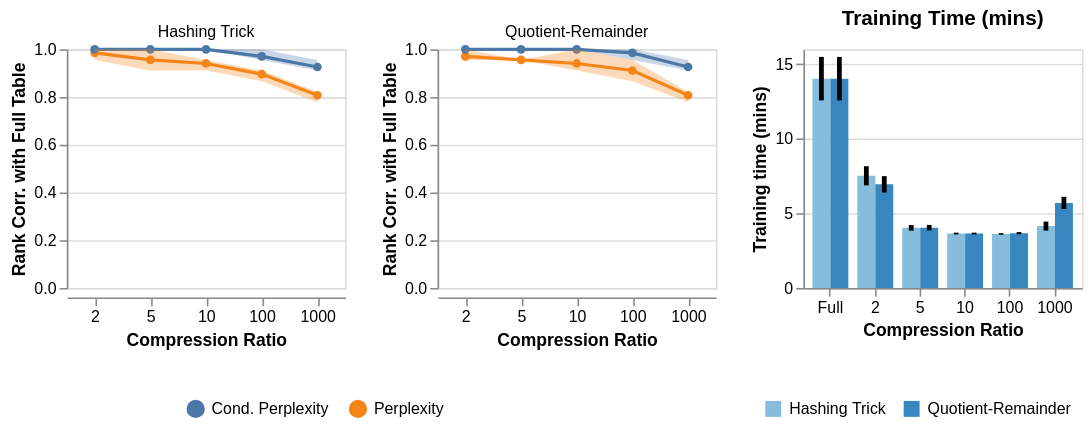

Notebook source saved alongside this figure:
### Code cell
chart = (metric_charts | time_chart).resolve_scale(color="independent")
chart

### Figure 1 — Vega-Lite specification as saved in the notebook (floating-point values rounded to 4 significant figures; data arrays with more than 128 entries replaced by an {"elided": "..."} marker saying what was removed)
{"config": {"view": {"continuousWidth": 300, "continuousHeight": 300}}, "hconcat": [{"data": {"name": "data-e9565e806e1d1315dd8bd0ef13f342f3"}, "facet": {"column": {"field": "embedding", "header": {"labelPadding": 0, "titlePadding": 0}, "title": "", "type": "nominal"}}, "spec": {"layer": [{"mark": {"type": "line", "point": true}, "encoding": {"color": {"field": "metric", "legend": {"direction": "horizontal", "legendX": 75, "legendY": 220, "orient": "none"}, "title": "", "type": "nominal"}, "x": {"axis": {"labelAngle": 0}, "field": "compression_ratio", "sort": ["2", "5", "10", "100", "1000"], "title": "Compression Ratio", "type": "nominal"}, "y": {"aggregate": "mean", "field": "correlation", "title": "Rank Corr. with Full Table", "type": "quantitative"}}}, {"mark": {"type": "errorband", "extent": "ci"}, "encoding": {"color": {"field": "metric", "title": "", "type": "nominal"}, "x": {"axis": {"labelAngle": 0}, "field": "compression_ratio", "sort": ["2", "5", "10", "100", "1000"], "title": "Compression Ratio", "type": "nominal"}, "y": {"field": "correlation", "title": "", "type": "quantitative"}}}], "height": 150, "width": 175}, "resolve": {"scale": {"y": "independent"}}}, {"layer": [{"mark": {"type": "bar"}, "encoding": {"color": {"field": "embedding", "legend": {"direction": "horizontal", "legendX": -25, "legendY": 220, "orient": "none"}, "scale": {"scheme": "blues"}, "title": "", "type": "nominal"}, "x": {"axis": {"labelAngle": 0}, "field": "compression_ratio", "sort": ["Full", "2", "5", "10", "100", "1000"], "title": "Compression Ratio", "type": "nominal"}, "xOffset": {"field": "embedding", "title": "", "type": "nominal"}, "y": {"aggregate": "mean", "field": "train_time_min", "title": "Training time (mins)", "type": "quantitative"}}, "title": {"text": "Training Time (mins)", "offset": 12}}, {"mark": {"type": "errorbar", "thickness": 3}, "encoding": {"x": {"axis": {"labelAngle": 0}, "field": "compression_ratio", "sort": ["Full", "2", "5", "10", "100", "1000"], "title": "Compression Ratio", "type": "nominal"}, "xOffset": {"field": "embedding", "title": "", "type": "nominal"}, "y": {"field": "train_time_min", "title": "Training time (mins)", "type": "quantitative"}}}], "data": {"name": "data-c855edd3a75e7297cd63c71cc3721470"}, "height": 150, "width": 175}], "resolve": {"scale": {"color": "independent"}}, "$schema": "https://vega.github.io/schema/vega-lite/v5.20.1.json", "datasets": {"data-e9565e806e1d1315dd8bd0ef13f342f3": [{"embedding": "Hashing Trick", "random_state": 1, "metric": "Perplexity", "compression_ratio": "10", "correlation": 0.9556}, {"embedding": "Hashing Trick", "random_state": 1, "metric": "Perplexity", "compression_ratio": "100", "correlation": 0.9111}, {"embedding": "Hashing Trick", "random_state": 1, "metric": "Perplexity", "compression_ratio": "1000", "correlation": 0.8222}, {"embedding": "Hashing Trick", "random_state": 1, "metric": "Perplexity", "compression_ratio": "2", "correlation": 1.0}, {"embedding": "Hashing Trick", "random_state": 1, "metric": "Perplexity", "compression_ratio": "5", "correlation": 1.0}, {"embedding": "Hashing Trick", "random_state": 2, "metric": "Perplexity", "compression_ratio": "10", "correlation": 0.9111}, {"embedding": "Hashing Trick", "random_state": 2, "metric": "Perplexity", "compression_ratio": "100", "correlation": 0.8667}, {"embedding": "Hashing Trick", "random_state": 2, "metric": "Perplexity", "compression_ratio": "1000", "correlation": 0.7778}, {"embedding": "Hashing Trick", "random_state": 2, "metric": "Perplexity", "compression_ratio": "2", "correlation": 0.9556}, {"embedding": "Hashing Trick", "random_state": 2, "metric": "Perplexity", "compression_ratio": "5", "correlation": 0.9111}, {"embedding": "Hashing Trick", "random_state": 3, "metric": "Perplexity", "compression_ratio": "10", "correlation": 0.9556}, {"embedding": "Hashing Trick", "random_state": 3, "metric": "Perplexity", "compression_ratio": "100", "correlation": 0.9111}, {"embedding": "Hashing Trick", "random_state": 3, "metric": "Perplexity", "compression_ratio": "1000", "correlation": 0.8222}, {"embedding": "Hashing Trick", "random_state": 3, "metric": "Perplexity", "compression_ratio": "2", "correlation": 1.0}, {"embedding": "Hashing Trick", "random_state": 3, "metric": "Perplexity", "compression_ratio": "5", "correlation": 0.9556}, {"embedding": "Quotient-Remainder", "random_state": 1, "metric": "Perplexity", "compression_ratio": "10", "correlation": 1.0}, {"embedding": "Quotient-Remainder", "random_state": 1, "metric": "Perplexity", "compression_ratio": "100", "correlation": 0.9111}, {"embedding": "Quotient-Remainder", "random_state": 1, "metric": "Perplexity", "compression_ratio": "1000", "correlation": 0.8222}, {"embedding": "Quotient-Remainder", "random_state": 1, "metric": "Perplexity", "compression_ratio": "2", "correlation": 0.9556}, {"embedding": "Quotient-Remainder", "random_state": 1, "metric": "Perplexity", "compression_ratio": "5", "correlation": 0.9556}, {"embedding": "Quotient-Remainder", "random_state": 2, "metric": "Perplexity", "compression_ratio": "10", "correlation": 0.9111}, {"embedding": "Quotient-Remainder", "random_state": 2, "metric": "Perplexity", "compression_ratio": "100", "correlation": 0.8667}, {"embedding": "Quotient-Remainder", "random_state": 2, "metric": "Perplexity", "compression_ratio": "1000", "correlation": 0.7778}, {"embedding": "Quotient-Remainder", "random_state": 2, "metric": "Perplexity", "compression_ratio": "2", "correlation": 0.9556}, {"embedding": "Quotient-Remainder", "random_state": 2, "metric": "Perplexity", "compression_ratio": "5", "correlation": 0.9556}, {"embedding": "Quotient-Remainder", "random_state": 3, "metric": "Perplexity", "compression_ratio": "10", "correlation": 0.9111}, {"embedding": "Quotient-Remainder", "random_state": 3, "metric": "Perplexity", "compression_ratio": "100", "correlation": 0.9556}, {"embedding": "Quotient-Remainder", "random_state": 3, "metric": "Perplexity", "compression_ratio": "1000", "correlation": 0.8222}, {"embedding": "Quotient-Remainder", "random_state": 3, "metric": "Perplexity", "compression_ratio": "2", "correlation": 1.0}, {"embedding": "Quotient-Remainder", "random_state": 3, "metric": "Perplexity", "compression_ratio": "5", "correlation": 0.9556}, {"embedding": "Hashing Trick", "random_state": 1, "metric": "Cond. Perplexity", "compression_ratio": "10", "correlation": 1.0}, {"embedding": "Hashing Trick", "random_state": 1, "metric": "Cond. Perplexity", "compression_ratio": "100", "correlation": 0.9556}, {"embedding": "Hashing Trick", "random_state": 1, "metric": "Cond. Perplexity", "compression_ratio": "1000", "correlation": 0.9111}, {"embedding": "Hashing Trick", "random_state": 1, "metric": "Cond. Perplexity", "compression_ratio": "2", "correlation": 1.0}, {"embedding": "Hashing Trick", "random_state": 1, "metric": "Cond. Perplexity", "compression_ratio": "5", "correlation": 1.0}, {"embedding": "Hashing Trick", "random_state": 2, "metric": "Cond. Perplexity", "compression_ratio": "10", "correlation": 1.0}, {"embedding": "Hashing Trick", "random_state": 2, "metric": "Cond. Perplexity", "compression_ratio": "100", "correlation": 1.0}, {"embedding": "Hashing Trick", "random_state": 2, "metric": "Cond. Perplexity", "compression_ratio": "1000", "correlation": 0.9556}, {"embedding": "Hashing Trick", "random_state": 2, "metric": "Cond. Perplexity", "compression_ratio": "2", "correlation": 1.0}, {"embedding": "Hashing Trick", "random_state": 2, "metric": "Cond. Perplexity", "compression_ratio": "5", "correlation": 1.0}, {"embedding": "Hashing Trick", "random_state": 3, "metric": "Cond. Perplexity", "compression_ratio": "10", "correlation": 1.0}, {"embedding": "Hashing Trick", "random_state": 3, "metric": "Cond. Perplexity", "compression_ratio": "100", "correlation": 0.9556}, {"embedding": "Hashing Trick", "random_state": 3, "metric": "Cond. Perplexity", "compression_ratio": "1000", "correlation": 0.9111}, {"embedding": "Hashing Trick", "random_state": 3, "metric": "Cond. Perplexity", "compression_ratio": "2", "correlation": 1.0}, {"embedding": "Hashing Trick", "random_state": 3, "metric": "Cond. Perplexity", "compression_ratio": "5", "correlation": 1.0}, {"embedding": "Quotient-Remainder", "random_state": 1, "metric": "Cond. Perplexity", "compression_ratio": "10", "correlation": 1.0}, {"embedding": "Quotient-Remainder", "random_state": 1, "metric": "Cond. Perplexity", "compression_ratio": "100", "correlation": 0.9556}, {"embedding": "Quotient-Remainder", "random_state": 1, "metric": "Cond. Perplexity", "compression_ratio": "1000", "correlation": 0.9111}, {"embedding": "Quotient-Remainder", "random_state": 1, "metric": "Cond. Perplexity", "compression_ratio": "2", "correlation": 1.0}, {"embedding": "Quotient-Remainder", "random_state": 1, "metric": "Cond. Perplexity", "compression_ratio": "5", "correlation": 1.0}, {"embedding": "Quotient-Remainder", "random_state": 2, "metric": "Cond. Perplexity", "compression_ratio": "10", "correlation": 1.0}, {"embedding": "Quotient-Remainder", "random_state": 2, "metric": "Cond. Perplexity", "compression_ratio": "100", "correlation": 1.0}, {"embedding": "Quotient-Remainder", "random_state": 2, "metric": "Cond. Perplexity", "compression_ratio": "1000", "correlation": 0.9556}, {"embedding": "Quotient-Remainder", "random_state": 2, "metric": "Cond. Perplexity", "compression_ratio": "2", "correlation": 1.0}, {"embedding": "Quotient-Remainder", "random_state": 2, "metric": "Cond. Perplexity", "compression_ratio": "5", "correlation": 1.0}, {"embedding": "Quotient-Remainder", "random_state": 3, "metric": "Cond. Perplexity", "compression_ratio": "10", "correlation": 1.0}, {"embedding": "Quotient-Remainder", "random_state": 3, "metric": "Cond. Perplexity", "compression_ratio": "100", "correlation": 1.0}, {"embedding": "Quotient-Remainder", "random_state": 3, "metric": "Cond. Perplexity", "compression_ratio": "1000", "correlation": 0.9111}, {"embedding": "Quotient-Remainder", "random_state": 3, "metric": "Cond. Perplexity", "compression_ratio": "2", "correlation": 1.0}, {"embedding": "Quotient-Remainder", "random_state": 3, "metric": "Cond. Perplexity", "compression_ratio": "5", "correlation": 1.0}], "data-c855edd3a75e7297cd63c71cc3721470": {"elided": "360 records"}}}
